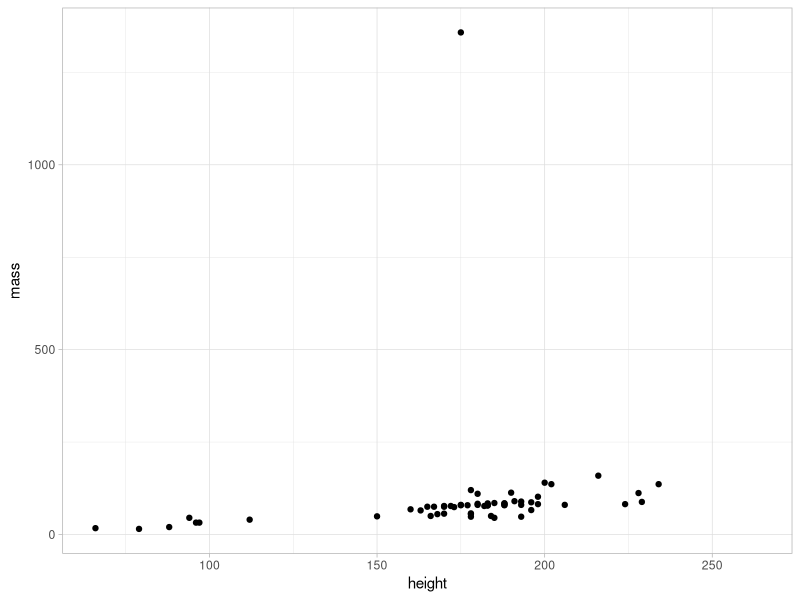

This chart was generated by the following R code:
## ---- chunk 1
knitr::include_url("https://holatam.github.io/eph/")
## ---- chunk 2
#| echo: true
library(dplyr)
library(ggplot2)
g <- starwars |> 
  ggplot() +
  geom_point(aes(x = height, y = mass)) +
  theme_light()
## ---- chunk 3
#| fig.align: center
#| echo: true
g 
